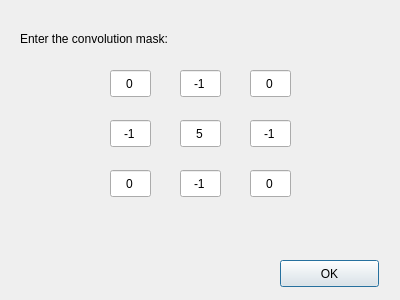
<?xml version="1.0" encoding="UTF-8"?>
<ui version="4.0">
 <class>Dialog</class>
 <widget class="QDialog" name="Dialog">
  <property name="geometry">
   <rect>
    <x>0</x>
    <y>0</y>
    <width>400</width>
    <height>300</height>
   </rect>
  </property>
  <property name="windowTitle">
   <string>Dialog</string>
  </property>
  <widget class="QPushButton" name="convOKButton">
   <property name="geometry">
    <rect>
     <x>280</x>
     <y>260</y>
     <width>99</width>
     <height>27</height>
    </rect>
   </property>
   <property name="text">
    <string>OK</string>
   </property>
  </widget>
  <widget class="QLineEdit" name="convMask5">
   <property name="geometry">
    <rect>
     <x>180</x>
     <y>120</y>
     <width>41</width>
     <height>27</height>
    </rect>
   </property>
   <property name="text">
    <string>5</string>
   </property>
   <property name="maxLength">
    <number>3</number>
   </property>
   <property name="alignment">
    <set>Qt::AlignCenter</set>
   </property>
  </widget>
  <widget class="QLineEdit" name="convMask9">
   <property name="geometry">
    <rect>
     <x>250</x>
     <y>170</y>
     <width>41</width>
     <height>27</height>
    </rect>
   </property>
   <property name="text">
    <string>0</string>
   </property>
   <property name="maxLength">
    <number>3</number>
   </property>
   <property name="alignment">
    <set>Qt::AlignCenter</set>
   </property>
  </widget>
  <widget class="QLineEdit" name="convMask7">
   <property name="geometry">
    <rect>
     <x>110</x>
     <y>170</y>
     <width>41</width>
     <height>27</height>
    </rect>
   </property>
   <property name="text">
    <string>0</string>
   </property>
   <property name="maxLength">
    <number>3</number>
   </property>
   <property name="alignment">
    <set>Qt::AlignCenter</set>
   </property>
  </widget>
  <widget class="QLineEdit" name="convMask3">
   <property name="geometry">
    <rect>
     <x>250</x>
     <y>70</y>
     <width>41</width>
     <height>27</height>
    </rect>
   </property>
   <property name="text">
    <string>0</string>
   </property>
   <property name="maxLength">
    <number>3</number>
   </property>
   <property name="alignment">
    <set>Qt::AlignCenter</set>
   </property>
  </widget>
  <widget class="QLineEdit" name="convMask1">
   <property name="geometry">
    <rect>
     <x>110</x>
     <y>70</y>
     <width>41</width>
     <height>27</height>
    </rect>
   </property>
   <property name="text">
    <string>0</string>
   </property>
   <property name="maxLength">
    <number>3</number>
   </property>
   <property name="alignment">
    <set>Qt::AlignCenter</set>
   </property>
  </widget>
  <widget class="QLineEdit" name="convMask8">
   <property name="geometry">
    <rect>
     <x>180</x>
     <y>170</y>
     <width>41</width>
     <height>27</height>
    </rect>
   </property>
   <property name="text">
    <string>-1</string>
   </property>
   <property name="maxLength">
    <number>3</number>
   </property>
   <property name="alignment">
    <set>Qt::AlignCenter</set>
   </property>
  </widget>
  <widget class="QLineEdit" name="convMask4">
   <property name="geometry">
    <rect>
     <x>110</x>
     <y>120</y>
     <width>41</width>
     <height>27</height>
    </rect>
   </property>
   <property name="text">
    <string>-1</string>
   </property>
   <property name="maxLength">
    <number>3</number>
   </property>
   <property name="alignment">
    <set>Qt::AlignCenter</set>
   </property>
  </widget>
  <widget class="QLineEdit" name="convMask6">
   <property name="geometry">
    <rect>
     <x>250</x>
     <y>120</y>
     <width>41</width>
     <height>27</height>
    </rect>
   </property>
   <property name="text">
    <string>-1</string>
   </property>
   <property name="maxLength">
    <number>3</number>
   </property>
   <property name="alignment">
    <set>Qt::AlignCenter</set>
   </property>
  </widget>
  <widget class="QLineEdit" name="convMask2">
   <property name="geometry">
    <rect>
     <x>180</x>
     <y>70</y>
     <width>41</width>
     <height>27</height>
    </rect>
   </property>
   <property name="text">
    <string>-1</string>
   </property>
   <property name="maxLength">
    <number>3</number>
   </property>
   <property name="alignment">
    <set>Qt::AlignCenter</set>
   </property>
  </widget>
  <widget class="QLabel" name="label">
   <property name="geometry">
    <rect>
     <x>20</x>
     <y>30</y>
     <width>201</width>
     <height>17</height>
    </rect>
   </property>
   <property name="text">
    <string>Enter the convolution mask:</string>
   </property>
  </widget>
 </widget>
 <resources/>
 <connections/>
</ui>
